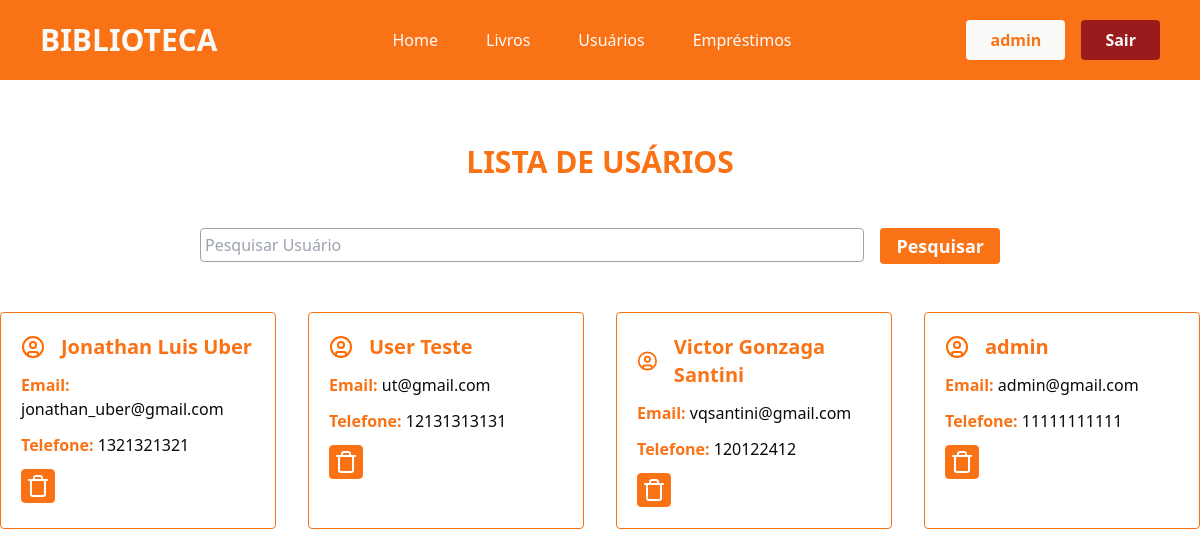
The app's page /usuarios/ (signed in) with its own data.
### app/models.py (models this page shows)
class User(db.Model, UserMixin):
    id = db.Column(db.Integer, primary_key=True)
    nome = db.Column(db.String(100), nullable=True)
    telefone = db.Column(db.String(100), nullable=True)
    email = db.Column(db.String(100), nullable=True)
    senha = db.Column(db.String(100), nullable=True)
    emprestimos = db.relationship('Emprestimo', backref='user', lazy=True)

### app/views.py (the view)
@app.route('/usuarios/')
@login_required
def usuarios():
    if request.method == 'GET':
        pesquisa = request.args.get('pesquisa', '')
    dados = User.query.order_by('nome')
    if pesquisa != '':
        dados = dados.filter(User.nome.ilike(f'%{pesquisa}%'))
    usuarios = {'dados' : dados.all()}
    return render_template('usuarios.html', usuarios=usuarios)

### app/models.py (called while the page is built)
@login_manager.user_loader
def load_user(user_id):
    return User.query.get(user_id)

### app/templates/usuarios.html (shortened to what this page needs)
{% extends "head.html" %}
{% block content %}
<div class="container-usuarios flex flex-col justify-center align-center">
    <div class="titulo mt-[4rem] flex-col justify-center items-center">
        <h2 class="text-3xl text-center text-orange-500 font-bold">LISTA DE USÁRIOS</h2>
    </div>
    <div class="pesquisa mt-[3rem] flex justify-center">
        <form action="" method="get" class="flex flex-row gap-4 w-[800px]">
                <div class="w-full">
                    <input type="text" name="pesquisa" class="w-full border-[1px] rounded border-stone-400 px-1 py-1 outline-orange-500 outline-2" placeholder="Pesquisar Usuário">
                </div>
                <div class="w-70">
                    <button type="submit" class="bg-orange-500 w-full text-stone-50 font-semibold text-lg rounded py-1 px-4 hover:bg-orange-700 cursor-pointer transition-all duration-500">Pesquisar</button>
                </div>
            </form>
    </div>
    <section class="usuarios flex justify-center mt-[3rem]">
        <div class="lista-usuarios grid grid-cols-4 gap-[2rem]">
            {% for user in usuarios.dados %}
                <div class="card-usuario border-orange-500 border-[1px] rounded p-5">
                    <div class="nome-svg flex flex-row gap-4 items-center justify-start">
                        <h2 class="text-xl font-semibold text-orange-500">{{user.nome}}</h2>
                    </div>
                    <p class="mt-3 text-orange-500 font-semibold">Email: <span class="text-zinc-950 font-normal">{{user.email}}</span></p>
                    <p class="mt-3 mb-3 text-orange-500 font-semibold">Telefone: <span class="text-zinc-950 font-normal">{{user.telefone}}</span></p>
                    {% if current_user.email == 'admin@gmail.com' %}
                    <form action="{{ url_for('delete_usuario', id=user.id) }}" method="POST" style="display:inline;">
                            <button type="submit" class="border border-orange-500 p-1 rounded bg-orange-500"
                                    onclick="return confirm('Tem certeza que deseja excluir este usuario?');">
                            </button>
                        </form>
                    {% endif %}
                </div>
            {% endfor %}
        </div>
    </section>
</div>
{% endblock %}

### app/templates/header.html (shortened to what this page needs)
{% extends "head.html" %}
{% block content %}
<header class="font-sans px-10 py-5 bg-orange-500">
    <div class="container-header flex justify-between items-center">
        <div class="logo text-stone-50 font-bold text-3xl">
            <h1>BIBLIOTECA</h1>
        </div>
        <nav class="nav flex gap-12 text-stone-50 font-medium">
            <a href="{{ url_for('homepage') }}">Home</a>
            <a href="{{ url_for('livros') }}">Livros</a>
             {% if current_user.email == 'admin@gmail.com'%}
             <a href="{{ url_for('usuarios') }}">Usuários</a>
            {% endif %}
            <a href="{{ url_for('emprestimos') }}">Empréstimos</a>
        </nav>
        <div class="login flex gap-4">
            {% if current_user.is_authenticated %}
            <p class="bg-stone-50 px-6 py-2 text-orange-500 rounded font-semibold">{{current_user.nome}}</p>
                <a href="{{ url_for('logout') }}" class="bg-red-800 px-6 py-2 text-stone-50 rounded font-semibold cursor-pointer hover:bg-red-900 transition-all duration-500">Sair</a>
            {% endif %}
        </div>
    </div>
</header>
{% endblock %}

### records on screen
User: nome "admin", email "admin@gmail.com", telefone "11111111111"
User: nome "Jonathan Luis Uber", email "jonathan_uber@gmail.com", telefone "1321321321"
User: nome "User Teste", email "ut@gmail.com", telefone "12131313131"
User: nome "Victor Gonzaga Santini", email "vqsantini@gmail.com", telefone "120122412"
